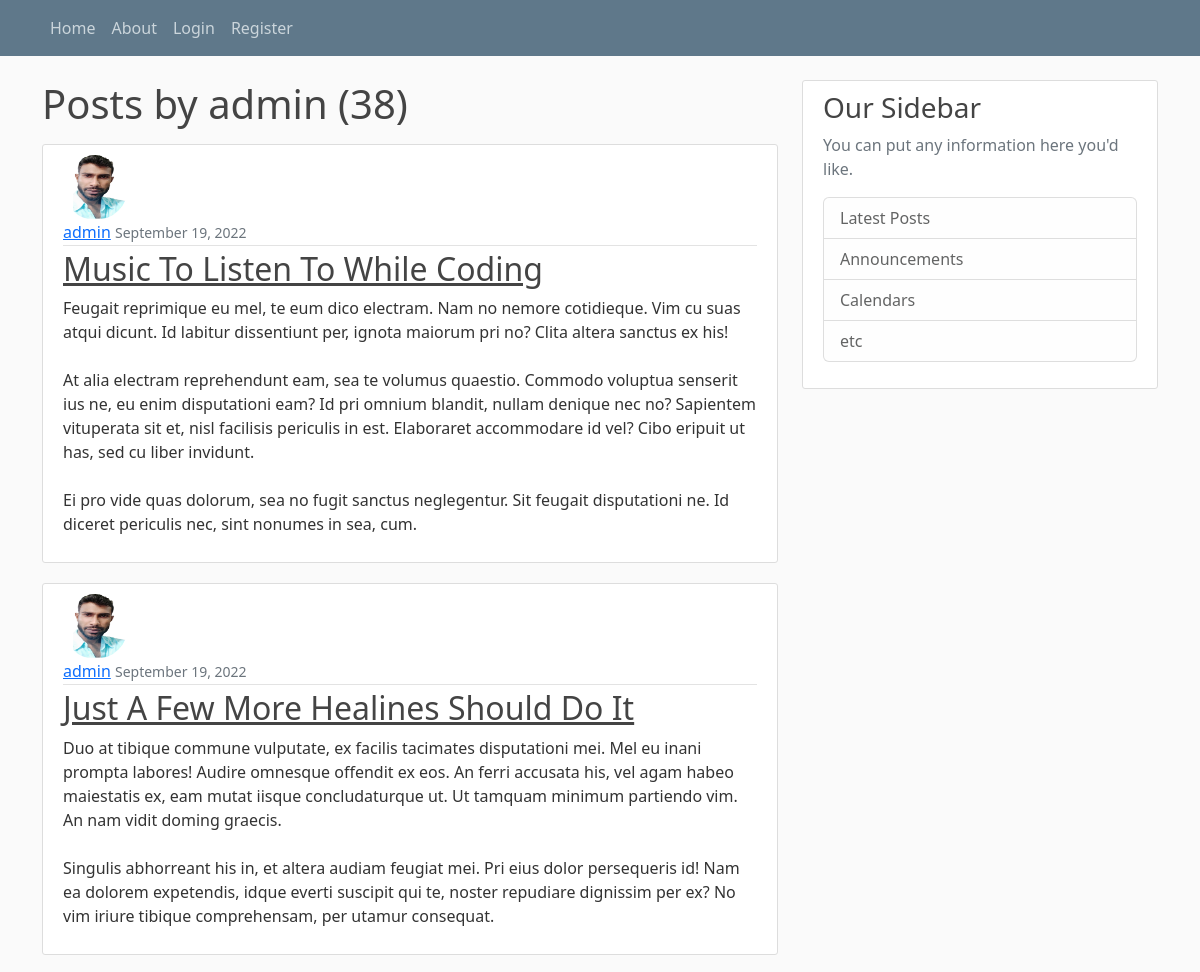
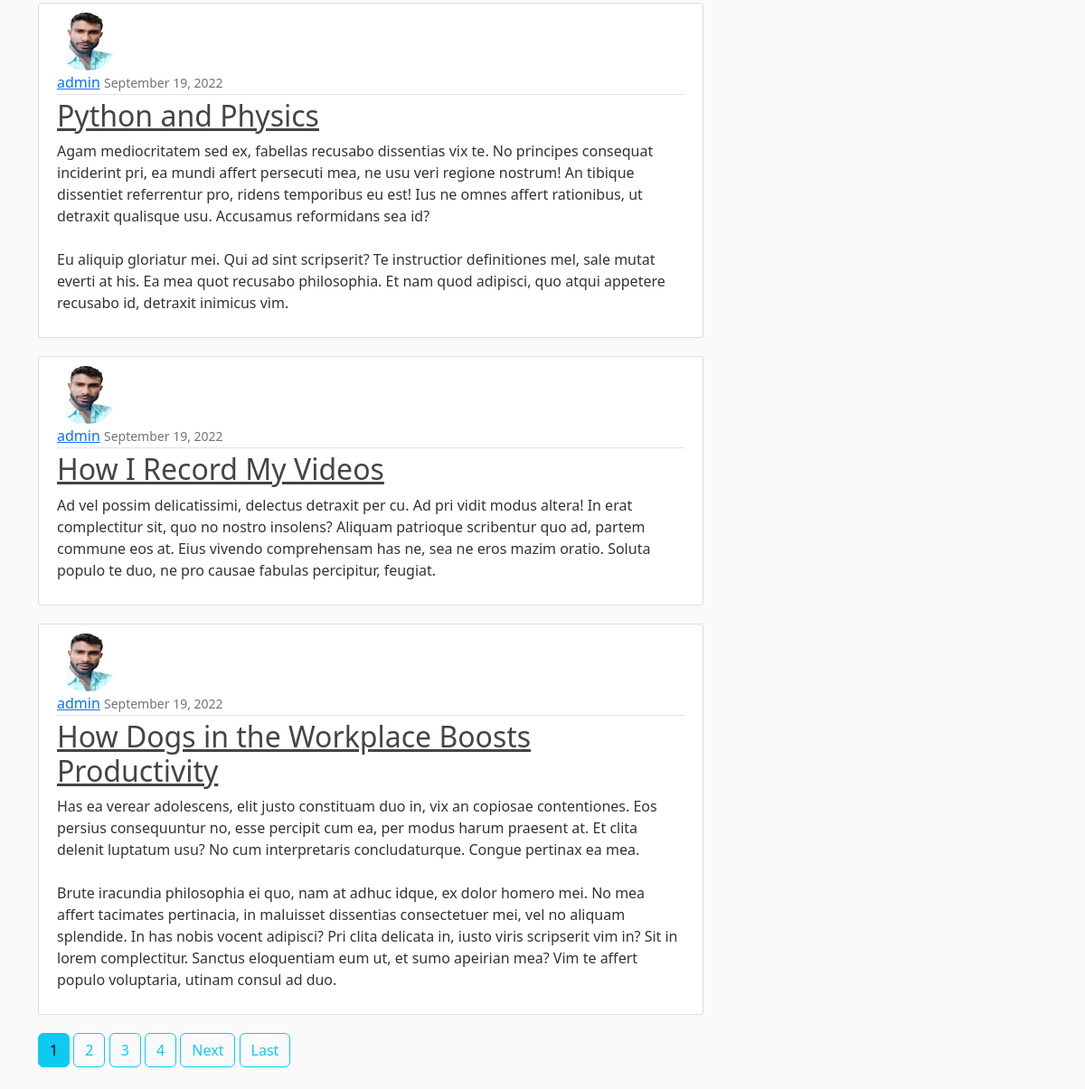
Screenshot of /user/admin/ with the database file from the repository (2 pictures, top to bottom).
### blog/models.py (models this page shows, shortened)
class Post(models.Model):
    title = models.CharField(max_length=100)
    content = models.TextField()
    posted_date = models.DateTimeField(default=timezone.now)
    author = models.ForeignKey(User, on_delete=models.CASCADE)

### users/models.py (models this page shows, shortened)
class Profile(models.Model):
    user = models.OneToOneField(User, on_delete=models.CASCADE)
    image = models.ImageField(default='default.jpg', upload_to = 'profile_pics')

### blog/views.py (the view)
# urls.py: path('user/<str:username>/', UserPostListView.as_view(), name='user-posts'),
class UserPostListView(ListView):
    model = Post
    template_name = 'blog/user_posts.html'
    context_object_name = 'posts'
    paginate_by = 5
    def get_queryset(self):
        user = get_object_or_404(User, username=self.kwargs.get('username'))
        return Post.objects.filter(author=user).order_by('-posted_date')

### blog/templates/blog/user_posts.html (shortened to what this page needs)
{% extends 'blog/base.html' %}
{% block content %}
    <h1 class="mb-3">Posts by {{ view.kwargs.username}} ({{ page_obj.paginator.count }})</h1>
    {% for post in posts %}
        <article class="media content-section">
        <img class="rounded-circle article-img" src="{{ post.author.profile.image.url }}">
           <div class="media-body">
            <div class="article-metadata">
                <a class="mr-2" href="{% url 'user-posts' post.author.username %}">{{ post.author }}</a>
                <small class="text-muted">{{ post.posted_date|date:"F d, Y" }}</small>
            </div>
            <h2><a class="article-title" href="{% url 'post-detail' post.id %}">{{ post.title }}</a></h2>
            <p class="article-content">{{ post.content }}</p>
            </div>
        </article>
    {% endfor %}
    {% if is_paginated %}
        {% for num in page_obj.paginator.page_range %}
            {% if page_obj.number == num %}
              <a class="btn btn-info mb-4" href="?page={{ num }}">{{ num }}</a>
            {% elif num > page_obj.number|add:'-4' and num < page_obj.number|add:'4' %}
              <a class="btn btn-outline-info mb-4" href="?page={{ num }}">{{ num }}</a>
            {% endif %}
        {% endfor %}
        {% if page_obj.has_next %}
          <a class="btn btn-outline-info mb-4" href="?page={{ page_obj.next_page_number }}">Next</a>
          <a class="btn btn-outline-info mb-4" href="?page={{ page_obj.paginator.num_pages }}">Last</a>
        {% endif %}
    {% endif %}
{% endblock content %}

### blog/static/blog/main.css (style rules this page uses)
body { background: #fafafa; color: #333333; margin-top: 5rem; }
h1, h2, h3, h4, h5, h6 { color: #444444; }
.content-section { background: #ffffff; padding: 10px 20px; border: 1px solid #dddddd; border-radius: 3px; margin-bottom: 20px; }
.article-title { color: #444444; }
.article-content { white-space: pre-line; }
.article-img { height: 65px; width: 65px; margin-right: 16px; }
.article-metadata { padding-bottom: 1px; margin-bottom: 4px; border-bottom: 1px solid #e3e3e3 }

### rows the page displays
Post: author.profile.image (picture), author "admin", posted_date "September 19, 2022", title "Music To Listen To While Coding", content "Feugait reprimique eu mel, te eum dico electram. Nam no nemore cotidieque. Vim cu suas atqui dicunt. Id labitur dissentiunt per, ignota maiorum pri no? Clita altera sanctus ex his! At alia electram reprehendunt eam, sea te volumus quaestio. Commodo voluptua senserit ius ne, eu enim disputationi eam? Id pri omnium blandit, nullam denique nec no? Sapientem vituperata sit et, nisl facilisis periculis in est. Elaboraret accommodare id vel? Cibo eripuit ut has, sed cu liber invidunt. Ei pro vide quas dolorum, sea no fugit sanctus neglegentur. Sit feugait disputationi ne. Id diceret periculis nec, sint nonumes in sea, cum."
Post: author.profile.image (picture), author "admin", posted_date "September 19, 2022", title "Just A Few More Healines Should Do It", content "Duo at tibique commune vulputate, ex facilis tacimates disputationi mei. Mel eu inani prompta labores! Audire omnesque offendit ex eos. An ferri accusata his, vel agam habeo maiestatis ex, eam mutat iisque concludaturque ut. Ut tamquam minimum partiendo vim. An nam vidit doming graecis. Singulis abhorreant his in, et altera audiam feugiat mei. Pri eius dolor persequeris id! Nam ea dolorem expetendis, idque everti suscipit qui te, noster repudiare dignissim per ex? No vim iriure tibique comprehensam, per utamur consequat."
Post: author.profile.image (picture), author "admin", posted_date "September 19, 2022", title "Python and Physics", content "Agam mediocritatem sed ex, fabellas recusabo dissentias vix te. No principes consequat inciderint pri, ea mundi affert persecuti mea, ne usu veri regione nostrum! An tibique dissentiet referrentur pro, ridens temporibus eu est! Ius ne omnes affert rationibus, ut detraxit qualisque usu. Accusamus reformidans sea id? Eu aliquip gloriatur mei. Qui ad sint scripserit? Te instructior definitiones mel, sale mutat everti at his. Ea mea quot recusabo philosophia. Et nam quod adipisci, quo atqui appetere recusabo id, detraxit inimicus vim."
Post: author.profile.image (picture), author "admin", posted_date "September 19, 2022", title "How I Record My Videos", content "Ad vel possim delicatissimi, delectus detraxit per cu. Ad pri vidit modus altera! In erat complectitur sit, quo no nostro insolens? Aliquam patrioque scribentur quo ad, partem commune eos at. Eius vivendo comprehensam has ne, sea ne eros mazim oratio. Soluta populo te duo, ne pro causae fabulas percipitur, feugiat."
Post: author.profile.image (picture), author "admin", posted_date "September 19, 2022", title "How Dogs in the Workplace Boosts Productivity", content "Has ea verear adolescens, elit justo constituam duo in, vix an copiosae contentiones. Eos persius consequuntur no, esse percipit cum ea, per modus harum praesent at. Et clita delenit luptatum usu? No cum interpretaris concludaturque. Congue pertinax ea mea. Brute iracundia philosophia ei quo, nam at adhuc idque, ex dolor homero mei. No mea affert tacimates pertinacia, in maluisset dissentias consectetuer mei, vel no aliquam splendide. In has nobis vocent adipisci? Pri clita delicata in, iusto viris scripserit vim in? Sit in lorem complectitur. Sanctus eloquentiam eum ut, et sumo apeirian mea? Vim te affert populo voluptaria, utinam consul ad duo."

### other values shown
{{ view.kwargs.username }} "admin"
{{ page_obj.paginator.count }} "38"
{{ num }} "1"
{{ num }} "2" "3" "4"
